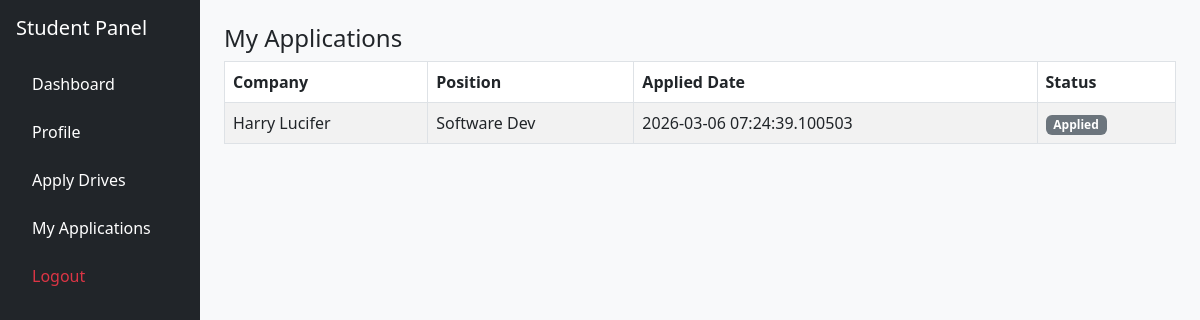
The app's page /student/applications (signed in), older data.
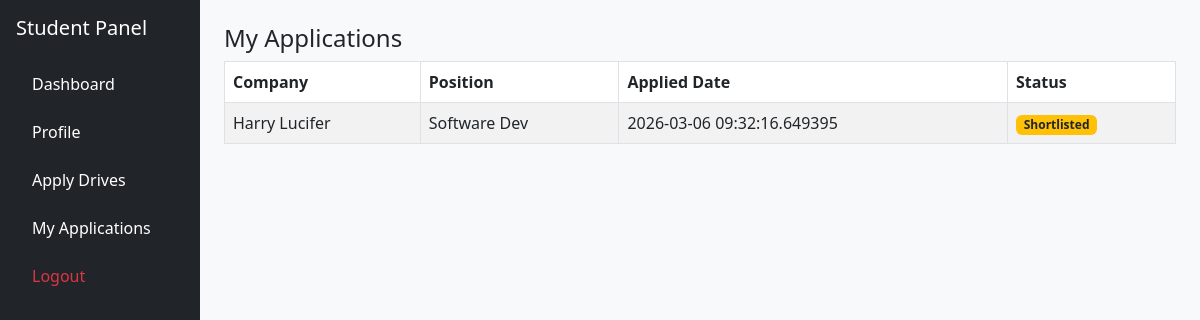
The same page, newer data.
### application/models.py (models this page shows)
class Application(db.Model):
    id = db.Column(db.Integer, primary_key=True)
    studentId = db.Column(db.Integer, db.ForeignKey('student.id'), nullable=False)
    driveId = db.Column(db.Integer, db.ForeignKey('drive.id'), nullable=False)
    applicationDate = db.Column(db.DateTime, nullable=False)
    gpa = db.Column(db.Float, nullable=False)
    department = db.Column(db.String(50), nullable=False)
    status = db.Column(db.String(50), nullable=False, default="Applied")
    student = db.relationship('Student', back_populates='applications', lazy=True)

class Company(db.Model, UserMixin):
    id = db.Column(db.Integer, primary_key=True)
    username = db.Column(db.String(100), unique=True, nullable=False)
    email = db.Column(db.String(120), unique=True, nullable=False)
    name = db.Column(db.String(100), unique=True, nullable=False)
    password = db.Column(db.String(128), nullable=False)
    category = db.Column(db.String(50), nullable=False) # Gold, Silver, etc.
    scale = db.Column(db.String(50), nullable=False)    # MNC, Startup, etc.
    description = db.Column(db.Text, nullable=True)
    placementHistory = db.Column(db.Text, nullable=True)
    address = db.Column(db.String(100), nullable=True)
    locations = db.Column(db.String(200), nullable=True)
    website = db.Column(db.String(100), nullable=True)
    contactName = db.Column(db.String(100), nullable=True)
    contactEmail = db.Column(db.String(120), nullable=True)
    status = db.Column(db.String(50), nullable=False, default="Pending")
    isBlacklisted = db.Column(db.Boolean, nullable=False, default=False)
    drives = db.relationship('Drive', backref='company', lazy=True)

class Drive(db.Model):
    id = db.Column(db.Integer, primary_key=True)
    companyId = db.Column(db.Integer, db.ForeignKey('company.id'), nullable=False)
    title = db.Column(db.String(100), nullable=False)
    description = db.Column(db.Text, nullable=True)
    eligibilityCriteria = db.Column(db.Text, nullable=True)
    salary = db.Column(db.String(50), nullable=True)
    skillsRequired = db.Column(db.String(200), nullable=True)
    experienceRequired = db.Column(db.String(50), nullable=True)
    applicationDeadline = db.Column(db.DateTime, nullable=False)
    vacancy = db.Column(db.Integer, nullable=False)
    location = db.Column(db.String(100), nullable=True)
    hiringStatus = db.Column(db.String(50), nullable=False, default="Hiring")
    adminStatus = db.Column(db.String(50), nullable=False, default="Pending")
    applications = db.relationship('Application', backref='drive', lazy=True)
    interviewrounds = db.Column(db.Integer, nullable=False, default=2)

### application/controllers.py (the view)
@app.route("/student/applications")
@login_required
def student_applications():
    student = Student.query.filter_by(userId=current_user.id).first()
    applications = Application.query.filter_by(
        studentId=student.id
    ).all()
    return render_template(
        "studentapplication.html",
        applications=applications
    )

### app.py (called while the page is built)
def create_app():
    app = Flask(__name__)
    app.config['SECRET_KEY'] = "afgjke12359754iloyuremane45j"
    app.config['SQLALCHEMY_DATABASE_URI'] = 'sqlite:///placement_portal.sqlite3'
    app.config['SQLALCHEMY_TRACK_MODIFICATIONS'] = False
    app.debug = True
    db.init_app(app)
    login_manager.init_app(app)
    login_manager.login_view = "login"
    @login_manager.user_loader
    def load_user(user_id):
        if not user_id:
            return None
        try:
            uid = int(user_id)
        except Exception:
            return None
        user = User.query.get(uid)
        if user:
            return user
        return Company.query.get(uid)
    return app

### templates/studentapplication.html (shortened to what this page needs)
<!DOCTYPE html>
<html>
<head>
<link href="https://cdn.jsdelivr.net/npm/bootstrap@5.3.0/dist/css/bootstrap.min.css" rel="stylesheet">
</head>
<body class="bg-light">
<div class="container-fluid">
<div class="row">
<div class="col-md-3 col-lg-2 bg-dark text-white min-vh-100 p-3">
<h5 class="mb-4">Student Panel</h5>
<ul class="nav flex-column">
<li class="nav-item mb-2">
<a href="/student" class="nav-link text-white">Dashboard</a>
</li>
<li class="nav-item mb-2">
<a href="/student/profile" class="nav-link text-white">Profile</a>
</li>
<li class="nav-item mb-2">
<a href="/student/drives" class="nav-link text-white">Apply Drives</a>
</li>
<li class="nav-item mb-2">
<a href="/student/applications" class="nav-link text-white">My Applications</a>
</li>
<li class="nav-item">
<a href="/logout" class="nav-link text-danger">Logout</a>
</li>
</ul>
</div>
<div class="col-md-9 col-lg-10 p-4">
<h4>My Applications</h4>
<table class="table table-bordered table-striped">
<thead>
<tr>
<th>Company</th>
<th>Position</th>
<th>Applied Date</th>
<th>Status</th>
</tr>
</thead>
<tbody>
{% for app in applications %}
<tr>
<td>{{app.drive.company.name}}</td>
<td>{{app.drive.title}}</td>
<td>{{app.applicationDate}}</td>
<td>
{% if app.status == "Applied" %}
<span class="badge bg-secondary">Applied</span>
{% elif app.status == "Shortlisted" %}
<span class="badge bg-warning text-dark">Shortlisted</span>
{% elif app.status == "Selected" %}
<span class="badge bg-success">Selected</span>
{% elif app.status == "Rejected" %}
<span class="badge bg-danger">Rejected</span>
{% endif %}
</td>
</tr>
{% endfor %}
</tbody>
</table>
</div>
</div>
</div>
</body>
</html>

Row changes from the older to the newer data that the page shows:
changed Application "Harry Lucifer": applicationDate "2026-03-06 07:24:39.100503" → "2026-03-06 09:32:16.649395"; status "Applied" → "Shortlisted"
